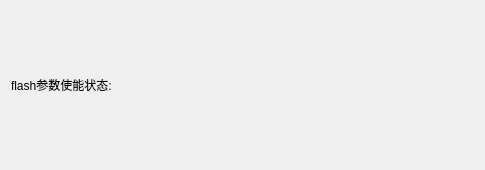
<?xml version="1.0" encoding="UTF-8"?>
<ui version="4.0">
 <class>SystemStatusForm</class>
 <widget class="QWidget" name="SystemStatusForm">
  <property name="geometry">
   <rect>
    <x>0</x>
    <y>0</y>
    <width>485</width>
    <height>170</height>
   </rect>
  </property>
  <property name="windowTitle">
   <string>Form</string>
  </property>
  <layout class="QVBoxLayout" name="verticalLayout_3">
   <item>
    <layout class="QHBoxLayout" name="horizontalLayout">
     <item>
      <layout class="QVBoxLayout" name="verticalLayout">
       <item>
        <widget class="QLabel" name="label_3">
         <property name="text">
          <string>flash参数使能状态:</string>
         </property>
        </widget>
       </item>
      </layout>
     </item>
     <item>
      <layout class="QVBoxLayout" name="verticalLayout_2">
       <item>
        <widget class="QLabel" name="label_enabel">
         <property name="text">
          <string/>
         </property>
        </widget>
       </item>
      </layout>
     </item>
    </layout>
   </item>
  </layout>
 </widget>
 <resources/>
 <connections/>
</ui>
